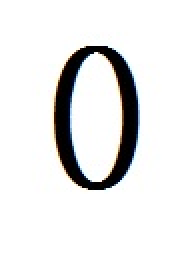
#> input picture 0.jpg, 94 x 129 px (shown 2 times larger)
$ python imgT.py   (older library calls are emulated)
#> lines starting #> are read from the running program, lines starting #| are printed output that depends on the picture
import cv2
import numpy as np
from matplotlib import pyplot as plt

img = cv2.imread('0.jpg', 1)
#> img is the input picture: shape (129, 94, 3); mean B, G, R 230.2, 230.3, 230.3
img = cv2.cvtColor(img, cv2.COLOR_BGR2GRAY)
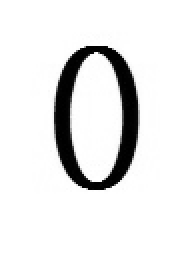
#> img: shape (129, 94) (shown 2 times larger); min 0, max 255, mean 230.3
laplacian = cv2.Laplacian(img, cv2.CV_64F)
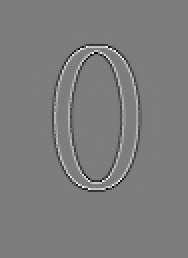
#> laplacian: shape (129, 94) float64 (shown 2 times larger); min -439, max 452, mean 0; drawn with min black and max white
# 参数  1,0 :只在  x 方向求1階導數，最大可以求2階導數。
sobelx = cv2.Sobel(img, cv2.CV_64F, 1, 0, ksize=5)
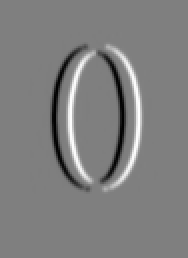
#> sobelx: shape (129, 94) float64 (shown 2 times larger); min -11823, max 11854, mean 0; drawn with min black and max white
# 参数  0,1 :只在  y 方向求1階導數，最大可以求2階導數。
sobely = cv2.Sobel(img, cv2.CV_64F, 0, 1, ksize=5)
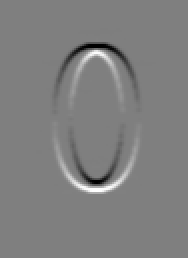
#> sobely: shape (129, 94) float64 (shown 2 times larger); min -12161, max 12177, mean 0; drawn with min black and max white

plt.subplot(2, 2, 1), plt.imshow(img, cmap='gray')
plt.title('Original'), plt.xticks([]), plt.yticks([])
plt.subplot(2, 2, 2), plt.imshow(laplacian, cmap='gray')
plt.title('Laplacian'), plt.xticks([]), plt.yticks([])
plt.subplot(2, 2, 3), plt.imshow(sobelx, cmap='gray')
plt.title('Sobel X'), plt.xticks([]), plt.yticks([])
plt.subplot(2, 2, 4), plt.imshow(sobely, cmap='gray')
plt.title('Sobel Y'), plt.xticks([]), plt.yticks([])

plt.show()
